Frame 1 (no input): blank canvas, image omitted
Frame 60 (no input): blank canvas, image omitted
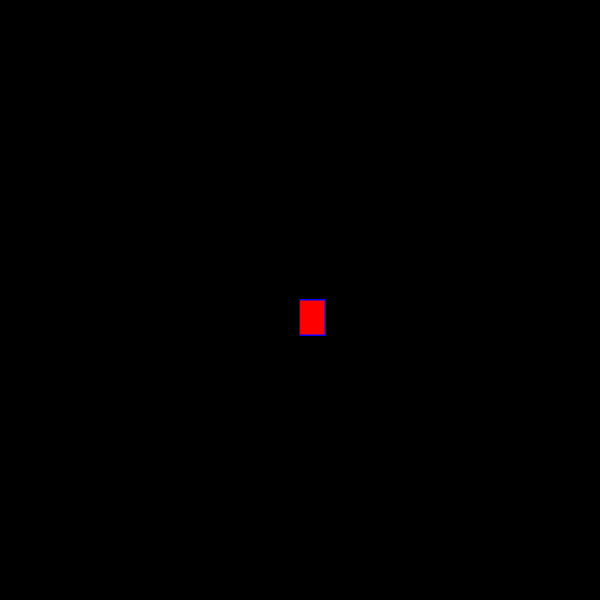
Frame 120 (the mouse pressed at the canvas centre since frame 60)

The p5.js sketch whose frames 1 and 60 were blank and that drew this single picture after the mouse press (run headless with seeded random() and noise() and a simulated clock; from frame 60 on, the mouse is pressed at the canvas centre):

// p5.js sketch
// ── sketch.js
function setup() {
    createCanvas(600, 600);
    background('black');
  }
  
  function draw() {
    stroke('blue');
    fill('red')
  
  if(mouseIsPressed){
    rect(mouseY,mouseX,25,35);
    }
 
}
